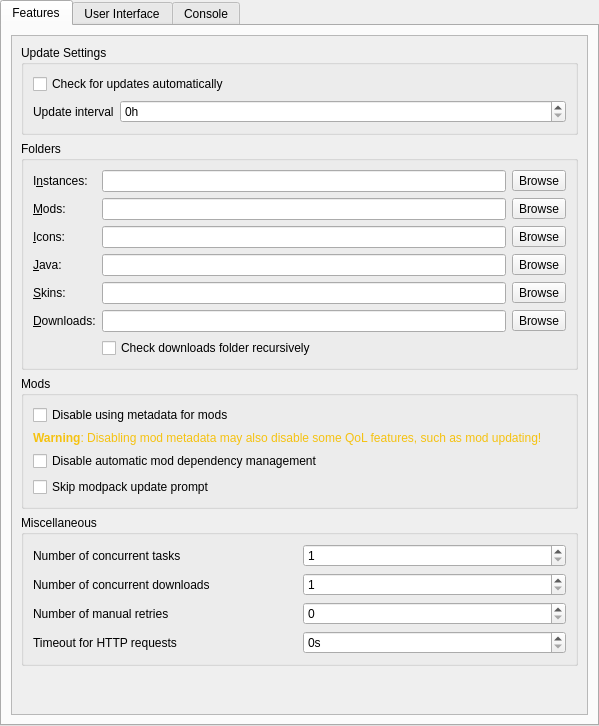
<?xml version="1.0" encoding="UTF-8"?>
<ui version="4.0">
 <class>LauncherPage</class>
 <widget class="QWidget" name="LauncherPage">
  <property name="geometry">
   <rect>
    <x>0</x>
    <y>0</y>
    <width>511</width>
    <height>726</height>
   </rect>
  </property>
  <property name="sizePolicy">
   <sizepolicy hsizetype="MinimumExpanding" vsizetype="MinimumExpanding">
    <horstretch>0</horstretch>
    <verstretch>0</verstretch>
   </sizepolicy>
  </property>
  <layout class="QVBoxLayout" name="mainLayout">
   <property name="leftMargin">
    <number>0</number>
   </property>
   <property name="topMargin">
    <number>0</number>
   </property>
   <property name="rightMargin">
    <number>0</number>
   </property>
   <property name="bottomMargin">
    <number>0</number>
   </property>
   <item>
    <widget class="QTabWidget" name="tabWidget">
     <property name="toolTip">
      <string notr="true"/>
     </property>
     <property name="tabShape">
      <enum>QTabWidget::TabShape::Rounded</enum>
     </property>
     <property name="currentIndex">
      <number>0</number>
     </property>
     <widget class="QWidget" name="featuresTab">
      <attribute name="title">
       <string>Features</string>
      </attribute>
      <layout class="QVBoxLayout" name="verticalLayout_9">
       <item>
        <widget class="QScrollArea" name="scrollArea">
         <property name="horizontalScrollBarPolicy">
          <enum>Qt::ScrollBarPolicy::ScrollBarAlwaysOff</enum>
         </property>
         <property name="widgetResizable">
          <bool>true</bool>
         </property>
         <widget class="QWidget" name="scrollAreaWidgetContents">
          <property name="geometry">
           <rect>
            <x>0</x>
            <y>0</y>
            <width>448</width>
            <height>685</height>
           </rect>
          </property>
          <layout class="QVBoxLayout" name="verticalLayout_8">
           <item>
            <widget class="QGroupBox" name="updateSettingsBox">
             <property name="title">
              <string>Update Settings</string>
             </property>
             <layout class="QVBoxLayout" name="verticalLayout_7">
              <item>
               <widget class="QCheckBox" name="autoUpdateCheckBox">
                <property name="text">
                 <string>Check for updates automatically</string>
                </property>
               </widget>
              </item>
              <item>
               <layout class="QFormLayout" name="updateSetingsLayout">
                <item row="0" column="0">
                 <widget class="QLabel" name="updateIntervalLabel">
                  <property name="text">
                   <string>Update interval</string>
                  </property>
                 </widget>
                </item>
                <item row="0" column="1">
                 <widget class="QSpinBox" name="updateIntervalSpinBox">
                  <property name="toolTip">
                   <string>Set it to 0 to only check on launch</string>
                  </property>
                  <property name="suffix">
                   <string>h</string>
                  </property>
                  <property name="minimum">
                   <number>0</number>
                  </property>
                  <property name="maximum">
                   <number>99999999</number>
                  </property>
                 </widget>
                </item>
               </layout>
              </item>
             </layout>
            </widget>
           </item>
           <item>
            <widget class="QGroupBox" name="foldersBox">
             <property name="title">
              <string>Folders</string>
             </property>
             <layout class="QGridLayout" name="foldersBoxLayout">
              <item row="8" column="0">
               <widget class="QLabel" name="labelDownloadsDir">
                <property name="text">
                 <string>&amp;Downloads:</string>
                </property>
                <property name="buddy">
                 <cstring>downloadsDirTextBox</cstring>
                </property>
               </widget>
              </item>
              <item row="8" column="2">
               <widget class="QToolButton" name="downloadsDirBrowseBtn">
                <property name="text">
                 <string>Browse</string>
                </property>
               </widget>
              </item>
              <item row="2" column="1">
               <widget class="QLineEdit" name="iconsDirTextBox"/>
              </item>
              <item row="3" column="1">
               <widget class="QLineEdit" name="javaDirTextBox"/>
              </item>
              <item row="4" column="0">
               <widget class="QLabel" name="labelSkinsDir">
                <property name="text">
                 <string>&amp;Skins:</string>
                </property>
                <property name="buddy">
                 <cstring>skinsDirTextBox</cstring>
                </property>
               </widget>
              </item>
              <item row="2" column="0">
               <widget class="QLabel" name="labelIconsDir">
                <property name="text">
                 <string>&amp;Icons:</string>
                </property>
                <property name="buddy">
                 <cstring>iconsDirTextBox</cstring>
                </property>
               </widget>
              </item>
              <item row="9" column="1" colspan="2">
               <widget class="QCheckBox" name="downloadsDirWatchRecursiveCheckBox">
                <property name="toolTip">
                 <string>When enabled, in addition to the downloads folder, its sub folders will also be searched when looking for resources (e.g. when looking for blocked mods on CurseForge).</string>
                </property>
                <property name="text">
                 <string>Check downloads folder recursively</string>
                </property>
               </widget>
              </item>
              <item row="8" column="1">
               <widget class="QLineEdit" name="downloadsDirTextBox"/>
              </item>
              <item row="3" column="0">
               <widget class="QLabel" name="labelJavaDir">
                <property name="text">
                 <string>&amp;Java:</string>
                </property>
                <property name="buddy">
                 <cstring>javaDirTextBox</cstring>
                </property>
               </widget>
              </item>
              <item row="1" column="0">
               <widget class="QLabel" name="labelModsDir">
                <property name="text">
                 <string>&amp;Mods:</string>
                </property>
                <property name="buddy">
                 <cstring>modsDirTextBox</cstring>
                </property>
               </widget>
              </item>
              <item row="4" column="1">
               <widget class="QLineEdit" name="skinsDirTextBox"/>
              </item>
              <item row="1" column="1">
               <widget class="QLineEdit" name="modsDirTextBox"/>
              </item>
              <item row="0" column="1">
               <widget class="QLineEdit" name="instDirTextBox"/>
              </item>
              <item row="1" column="2">
               <widget class="QToolButton" name="modsDirBrowseBtn">
                <property name="text">
                 <string>Browse</string>
                </property>
               </widget>
              </item>
              <item row="0" column="2">
               <widget class="QToolButton" name="instDirBrowseBtn">
                <property name="text">
                 <string>Browse</string>
                </property>
               </widget>
              </item>
              <item row="2" column="2">
               <widget class="QToolButton" name="iconsDirBrowseBtn">
                <property name="text">
                 <string>Browse</string>
                </property>
               </widget>
              </item>
              <item row="0" column="0">
               <widget class="QLabel" name="labelInstDir">
                <property name="text">
                 <string>I&amp;nstances:</string>
                </property>
                <property name="buddy">
                 <cstring>instDirTextBox</cstring>
                </property>
               </widget>
              </item>
              <item row="3" column="2">
               <widget class="QToolButton" name="javaDirBrowseBtn">
                <property name="text">
                 <string>Browse</string>
                </property>
               </widget>
              </item>
              <item row="4" column="2">
               <widget class="QToolButton" name="skinsDirBrowseBtn">
                <property name="text">
                 <string>Browse</string>
                </property>
               </widget>
              </item>
             </layout>
            </widget>
           </item>
           <item>
            <widget class="QGroupBox" name="modsBox">
             <property name="title">
              <string>Mods</string>
             </property>
             <layout class="QVBoxLayout" name="verticalLayout_4">
              <item>
               <widget class="QCheckBox" name="metadataDisableBtn">
                <property name="toolTip">
                 <string>Disable using metadata provided by mod providers (like Modrinth or CurseForge) for mods.</string>
                </property>
                <property name="text">
                 <string>Disable using metadata for mods</string>
                </property>
               </widget>
              </item>
              <item>
               <widget class="QLabel" name="metadataWarningLabel">
                <property name="text">
                 <string>&lt;html&gt;&lt;head/&gt;&lt;body&gt;&lt;p&gt;&lt;span style=&quot; font-weight:600; color:#f5c211;&quot;&gt;Warning&lt;/span&gt;&lt;span style=&quot; color:#f5c211;&quot;&gt;: Disabling mod metadata may also disable some QoL features, such as mod updating!&lt;/span&gt;&lt;/p&gt;&lt;/body&gt;&lt;/html&gt;</string>
                </property>
                <property name="wordWrap">
                 <bool>true</bool>
                </property>
               </widget>
              </item>
              <item>
               <widget class="QCheckBox" name="dependenciesDisableBtn">
                <property name="toolTip">
                 <string>Disable the automatic detection, installation, and updating of mod dependencies.</string>
                </property>
                <property name="text">
                 <string>Disable automatic mod dependency management</string>
                </property>
               </widget>
              </item>
              <item>
               <widget class="QCheckBox" name="skipModpackUpdatePromptBtn">
                <property name="toolTip">
                 <string>When creating a new modpack instance, do not suggest updating existing instances instead.</string>
                </property>
                <property name="text">
                 <string>Skip modpack update prompt</string>
                </property>
               </widget>
              </item>
             </layout>
            </widget>
           </item>
           <item>
            <widget class="QGroupBox" name="miscellaneousGroupBox">
             <property name="title">
              <string>Miscellaneous</string>
             </property>
             <layout class="QGridLayout" name="gridLayout">
              <item row="1" column="1">
               <widget class="QSpinBox" name="numberOfConcurrentDownloadsSpinBox">
                <property name="minimum">
                 <number>1</number>
                </property>
               </widget>
              </item>
              <item row="0" column="0">
               <widget class="QLabel" name="numberOfConcurrentTasksLabel">
                <property name="text">
                 <string>Number of concurrent tasks</string>
                </property>
               </widget>
              </item>
              <item row="0" column="1">
               <widget class="QSpinBox" name="numberOfConcurrentTasksSpinBox">
                <property name="minimum">
                 <number>1</number>
                </property>
               </widget>
              </item>
              <item row="1" column="0">
               <widget class="QLabel" name="numberOfConcurrentDownloadsLabel">
                <property name="text">
                 <string>Number of concurrent downloads</string>
                </property>
               </widget>
              </item>
              <item row="2" column="0">
               <widget class="QLabel" name="numberOfManualRetriesLabel">
                <property name="text">
                 <string>Number of manual retries</string>
                </property>
               </widget>
              </item>
              <item row="2" column="1">
               <widget class="QSpinBox" name="numberOfManualRetriesSpinBox">
                <property name="minimum">
                 <number>0</number>
                </property>
               </widget>
              </item>
              <item row="3" column="0">
               <widget class="QLabel" name="timeoutSecondsLabel">
                <property name="toolTip">
                 <string>Seconds to wait until the requests are terminated</string>
                </property>
                <property name="text">
                 <string>Timeout for HTTP requests</string>
                </property>
               </widget>
              </item>
              <item row="3" column="1">
               <widget class="QSpinBox" name="timeoutSecondsSpinBox">
                <property name="suffix">
                 <string>s</string>
                </property>
               </widget>
              </item>
             </layout>
            </widget>
           </item>
           <item>
            <spacer name="verticalSpacer_FeaturesTab">
             <property name="orientation">
              <enum>Qt::Orientation::Vertical</enum>
             </property>
             <property name="sizeHint" stdset="0">
              <size>
               <width>0</width>
               <height>0</height>
              </size>
             </property>
            </spacer>
           </item>
          </layout>
         </widget>
        </widget>
       </item>
      </layout>
     </widget>
     <widget class="QWidget" name="userInterfaceTab">
      <attribute name="title">
       <string>User Interface</string>
      </attribute>
      <layout class="QVBoxLayout" name="verticalLayout_6">
       <item>
        <widget class="QGroupBox" name="sortingModeBox">
         <property name="enabled">
          <bool>true</bool>
         </property>
         <property name="title">
          <string>Instance view sorting mode</string>
         </property>
         <layout class="QHBoxLayout" name="sortingModeBoxLayout">
          <item>
           <widget class="QRadioButton" name="sortLastLaunchedBtn">
            <property name="text">
             <string>&amp;By last launched</string>
            </property>
            <attribute name="buttonGroup">
             <string notr="true">sortingModeGroup</string>
            </attribute>
           </widget>
          </item>
          <item>
           <widget class="QRadioButton" name="sortByNameBtn">
            <property name="text">
             <string>By &amp;name</string>
            </property>
            <attribute name="buttonGroup">
             <string notr="true">sortingModeGroup</string>
            </attribute>
           </widget>
          </item>
         </layout>
        </widget>
       </item>
       <item>
        <widget class="QGroupBox" name="themeBox">
         <property name="title">
          <string>Theme</string>
         </property>
         <layout class="QVBoxLayout" name="verticalLayout_5">
          <item>
           <widget class="ThemeCustomizationWidget" name="themeCustomizationWidget" native="true"/>
          </item>
         </layout>
        </widget>
       </item>
       <item>
        <widget class="QGroupBox" name="catBox">
         <property name="title">
          <string>Cat</string>
         </property>
         <layout class="QGridLayout" name="gridLayout_5">
          <item row="0" column="0">
           <widget class="QLabel" name="catOpacityLabel">
            <property name="toolTip">
             <string>Set the cat's opacity. 0% is fully transparent and 100% is fully opaque.</string>
            </property>
            <property name="text">
             <string>Opacity</string>
            </property>
           </widget>
          </item>
          <item row="0" column="2">
           <widget class="QSpinBox" name="catOpacitySpinBox">
            <property name="specialValueText">
             <string/>
            </property>
            <property name="suffix">
             <string>%</string>
            </property>
            <property name="maximum">
             <number>100</number>
            </property>
            <property name="value">
             <number>0</number>
            </property>
           </widget>
          </item>
          <item row="0" column="1">
           <spacer name="horizontalSpacer">
            <property name="orientation">
             <enum>Qt::Orientation::Horizontal</enum>
            </property>
            <property name="sizeHint" stdset="0">
             <size>
              <width>40</width>
              <height>20</height>
             </size>
            </property>
           </spacer>
          </item>
          <item row="1" column="0">
           <widget class="QLabel" name="catDescriptionLabel">
            <property name="text">
             <string>All added cats containing “fullscreen” or “screenshot” in the name will be scaled to fullscreen</string>
            </property>
           </widget>
          </item>
         </layout>
        </widget>
       </item>
       <item>
        <widget class="QGroupBox" name="toolsBox">
         <property name="sizePolicy">
          <sizepolicy hsizetype="Preferred" vsizetype="Preferred">
           <horstretch>0</horstretch>
           <verstretch>0</verstretch>
          </sizepolicy>
         </property>
         <property name="title">
          <string>Tools</string>
         </property>
         <layout class="QVBoxLayout" name="verticalLayout">
          <item>
           <widget class="QCheckBox" name="preferMenuBarCheckBox">
            <property name="toolTip">
             <string>The menubar is more friendly for keyboard-driven interaction.</string>
            </property>
            <property name="text">
             <string>&amp;Replace toolbar with menubar</string>
            </property>
           </widget>
          </item>
         </layout>
        </widget>
       </item>
       <item>
        <spacer name="verticalSpacer_UserInterfaceTab">
         <property name="orientation">
          <enum>Qt::Orientation::Vertical</enum>
         </property>
         <property name="sizeHint" stdset="0">
          <size>
           <width>0</width>
           <height>0</height>
          </size>
         </property>
        </spacer>
       </item>
      </layout>
     </widget>
     <widget class="QWidget" name="consoleTab">
      <attribute name="title">
       <string>Console</string>
      </attribute>
      <layout class="QVBoxLayout" name="verticalLayout_2">
       <item>
        <widget class="QGroupBox" name="consoleSettingsBox">
         <property name="title">
          <string>Console Settings</string>
         </property>
         <layout class="QVBoxLayout" name="verticalLayout_3">
          <item>
           <widget class="QCheckBox" name="showConsoleCheck">
            <property name="text">
             <string>Show console while the game is &amp;running</string>
            </property>
           </widget>
          </item>
          <item>
           <widget class="QCheckBox" name="autoCloseConsoleCheck">
            <property name="text">
             <string>&amp;Automatically close console when the game quits</string>
            </property>
           </widget>
          </item>
          <item>
           <widget class="QCheckBox" name="showConsoleErrorCheck">
            <property name="text">
             <string>Show console when the game &amp;crashes</string>
            </property>
           </widget>
          </item>
         </layout>
        </widget>
       </item>
       <item>
        <widget class="QGroupBox" name="groupBox_4">
         <property name="title">
          <string>&amp;History limit</string>
         </property>
         <layout class="QGridLayout" name="gridLayout_3">
          <item row="1" column="0">
           <widget class="QCheckBox" name="checkStopLogging">
            <property name="text">
             <string>&amp;Stop logging when log overflows</string>
            </property>
           </widget>
          </item>
          <item row="0" column="0">
           <widget class="QSpinBox" name="lineLimitSpinBox">
            <property name="sizePolicy">
             <sizepolicy hsizetype="Expanding" vsizetype="Fixed">
              <horstretch>0</horstretch>
              <verstretch>0</verstretch>
             </sizepolicy>
            </property>
            <property name="suffix">
             <string> lines</string>
            </property>
            <property name="minimum">
             <number>10000</number>
            </property>
            <property name="maximum">
             <number>1000000</number>
            </property>
            <property name="singleStep">
             <number>10000</number>
            </property>
            <property name="value">
             <number>100000</number>
            </property>
           </widget>
          </item>
         </layout>
        </widget>
       </item>
       <item>
        <widget class="QGroupBox" name="themeBox_2">
         <property name="sizePolicy">
          <sizepolicy hsizetype="Preferred" vsizetype="MinimumExpanding">
           <horstretch>0</horstretch>
           <verstretch>0</verstretch>
          </sizepolicy>
         </property>
         <property name="title">
          <string>Console &amp;font</string>
         </property>
         <layout class="QGridLayout" name="gridLayout_2">
          <item row="1" column="0" colspan="2">
           <widget class="QTextEdit" name="fontPreview">
            <property name="sizePolicy">
             <sizepolicy hsizetype="Expanding" vsizetype="MinimumExpanding">
              <horstretch>0</horstretch>
              <verstretch>0</verstretch>
             </sizepolicy>
            </property>
            <property name="horizontalScrollBarPolicy">
             <enum>Qt::ScrollBarPolicy::ScrollBarAlwaysOff</enum>
            </property>
            <property name="undoRedoEnabled">
             <bool>false</bool>
            </property>
            <property name="textInteractionFlags">
             <set>Qt::TextInteractionFlag::TextSelectableByKeyboard|Qt::TextInteractionFlag::TextSelectableByMouse</set>
            </property>
           </widget>
          </item>
          <item row="0" column="0">
           <widget class="QFontComboBox" name="consoleFont">
            <property name="sizePolicy">
             <sizepolicy hsizetype="Expanding" vsizetype="Fixed">
              <horstretch>0</horstretch>
              <verstretch>0</verstretch>
             </sizepolicy>
            </property>
           </widget>
          </item>
          <item row="0" column="1">
           <widget class="QSpinBox" name="fontSizeBox">
            <property name="minimum">
             <number>5</number>
            </property>
            <property name="maximum">
             <number>16</number>
            </property>
            <property name="value">
             <number>11</number>
            </property>
           </widget>
          </item>
         </layout>
        </widget>
       </item>
      </layout>
     </widget>
    </widget>
   </item>
  </layout>
 </widget>
 <customwidgets>
  <customwidget>
   <class>ThemeCustomizationWidget</class>
   <extends>QWidget</extends>
   <header>ui/widgets/ThemeCustomizationWidget.h</header>
   <container>1</container>
  </customwidget>
 </customwidgets>
 <tabstops>
  <tabstop>tabWidget</tabstop>
  <tabstop>scrollArea</tabstop>
  <tabstop>autoUpdateCheckBox</tabstop>
  <tabstop>updateIntervalSpinBox</tabstop>
  <tabstop>instDirTextBox</tabstop>
  <tabstop>instDirBrowseBtn</tabstop>
  <tabstop>modsDirTextBox</tabstop>
  <tabstop>modsDirBrowseBtn</tabstop>
  <tabstop>iconsDirTextBox</tabstop>
  <tabstop>iconsDirBrowseBtn</tabstop>
  <tabstop>javaDirTextBox</tabstop>
  <tabstop>javaDirBrowseBtn</tabstop>
  <tabstop>skinsDirTextBox</tabstop>
  <tabstop>skinsDirBrowseBtn</tabstop>
  <tabstop>downloadsDirTextBox</tabstop>
  <tabstop>downloadsDirBrowseBtn</tabstop>
  <tabstop>downloadsDirWatchRecursiveCheckBox</tabstop>
  <tabstop>metadataDisableBtn</tabstop>
  <tabstop>dependenciesDisableBtn</tabstop>
  <tabstop>skipModpackUpdatePromptBtn</tabstop>
  <tabstop>numberOfConcurrentTasksSpinBox</tabstop>
  <tabstop>numberOfConcurrentDownloadsSpinBox</tabstop>
  <tabstop>numberOfManualRetriesSpinBox</tabstop>
  <tabstop>timeoutSecondsSpinBox</tabstop>
  <tabstop>sortLastLaunchedBtn</tabstop>
  <tabstop>sortByNameBtn</tabstop>
  <tabstop>catOpacitySpinBox</tabstop>
  <tabstop>preferMenuBarCheckBox</tabstop>
  <tabstop>showConsoleCheck</tabstop>
  <tabstop>autoCloseConsoleCheck</tabstop>
  <tabstop>showConsoleErrorCheck</tabstop>
  <tabstop>lineLimitSpinBox</tabstop>
  <tabstop>checkStopLogging</tabstop>
  <tabstop>consoleFont</tabstop>
  <tabstop>fontSizeBox</tabstop>
  <tabstop>fontPreview</tabstop>
 </tabstops>
 <resources/>
 <connections/>
 <buttongroups>
  <buttongroup name="sortingModeGroup"/>
 </buttongroups>
</ui>
